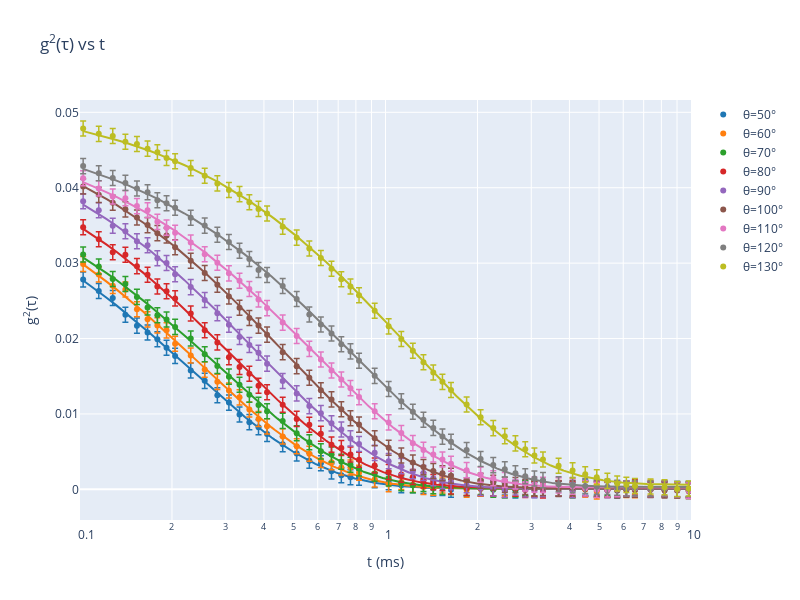

Source (notebook cell):
### Markdown cell above
# PLOT FIT

### Code cell
colors = px.colors.qualitative.D3

fig = go.Figure()
for i,θ in enumerate(data.keys()):
    x = data[θ]['x']
    y = data[θ]['y']
    γ = data[θ]['gamma']
    sigmay = data[θ]['sigmay']
    X,Y = data[θ]['fit'].draw()

    # plt.plot(X,Y)
    # plt.xlim(0,1)
    # plt.show()

    fig.add_trace(go.Scatter(x=X, y=Y, mode='lines',line_color=colors[i], showlegend=False))

    fig.add_trace(go.Scatter(x=data[θ]['x'], y=data[θ]['y'], mode='markers', name=f'θ={θ}°',
        marker=dict(color = colors[i]),
        error_y=dict( 
			type='constant', 
			value=0.001, 
			color=colors[i],
			thickness=1.5, 
			width=3, 
		)))

fig.update_layout(
        xaxis_type="log",
        yaxis_title="g<sup>2</sup>(τ)",
        xaxis_title="t (ms)",
        title='g<sup>2</sup>(τ) vs t',
        xaxis=dict(range=[np.log10(0.1), np.log10(10)]),
        width=800,
        height=600,
        # yaxis=dict(range=[0, 0.06])
    )
fig.show()
